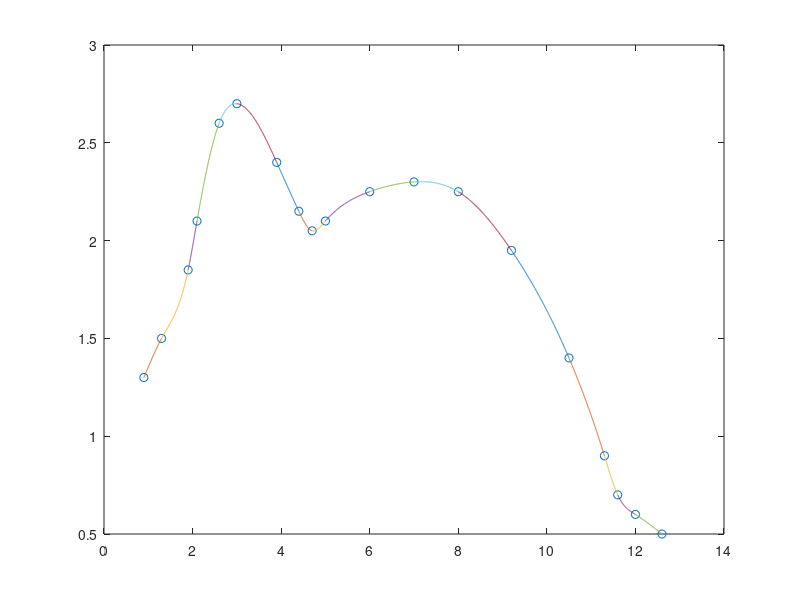

The MATLAB script that drew this image:
% mert karakaya 090210362
clc
clear

x = [0.9,1.3,1.9,2.1,2.6,3,3.9,4.4,4.7,5,6,7,8,9.2,10.5,11.3,11.6,12,12.6];
y = [1.3,1.5,1.85,2.1,2.6,2.7,2.4,2.15,2.05,2.1,2.25,2.3,2.25,1.95,1.4,0.9,0.7,0.6,0.5];

n = length(x);
h = zeros(1,n-1);
for i = 1:n-1
    h(i) = x(i+1) - x(i);
end

M = zeros(n);
M(1,1) = 1;
M(n,n) = 1;
for i = 2:n-1
    M(i,i-1) = h(i-1);
    M(i,i) = 2*(h(i-1) + h(i));
    M(i,i+1) = h(i);
end

alpha = zeros(n,1);
for i = 2:n-1
    alpha(i) = -3*((y(i)-y(i-1))/h(i-1) - (y(i+1)-y(i))/h(i));
end

c = M\alpha;

d = zeros(n-1,1);
for i = 1:n-1
    d(i) = (c(i+1) - c(i))/(3*h(i));
end

a = y';

b = zeros(n-1,1);
for i = 1:n-1
    b(i) = (a(i+1) - a(i))/h(i) - h(i)*(c(i+1) + 2*c(i))/3;
end

plot(x,y,'o')
hold on
xp = 0.9:0.001:12.6;
for i = 1:n-1
    idx = xp >= x(i) & xp <= x(i+1);
    si = a(i) + b(i)*(xp(idx)-x(i)) + c(i)*(xp(idx)-x(i)).^2 + d(i)*(xp(idx)-x(i)).^3;
    plot(xp(idx),si)
end
hold off